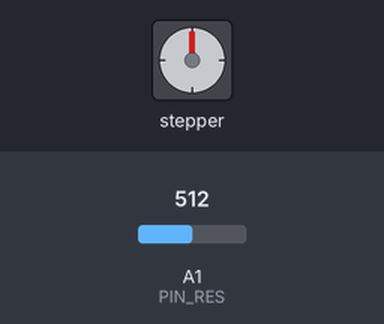
Recording of a sketch running on a simulated Arduino Uno, built with avr-gcc and run on an emulated ATmega328P. Parts: stepper motor. Wiring (inferred from the names in the program): stepper motor driver (200 steps per turn assumed): step pin 3; direction pin 2. The inputs (shaded band) are chosen by the test bench; at power-on: A1 (PIN_RES) = 512.

Above: at 1.2 s.
1.3 s: A1 (PIN_RES) set to 535
2.8 s: A1 (PIN_RES) set to 561
At 3.5 s:
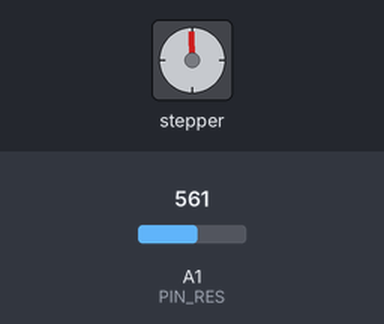
5.8 s: A1 (PIN_RES) set to 900
At 7.64 s:
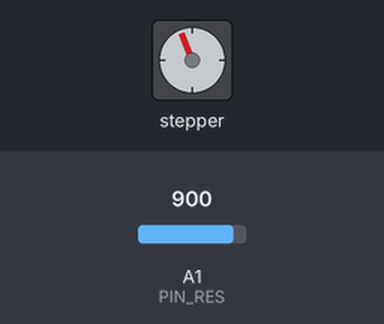
8.8 s: A1 (PIN_RES) set to 1023
At 9.19 s:
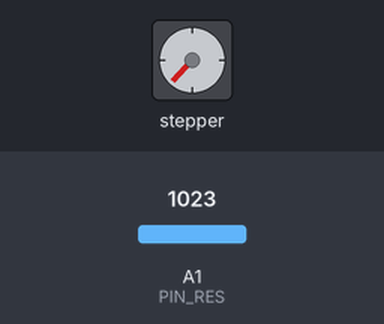
11.8 s: A1 (PIN_RES) set to 1002
At 12.49 s:
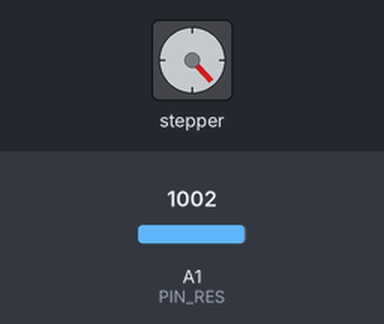
14.8 s: A1 (PIN_RES) set to 980
Timing chart, 0 to 25.3 s (numbered marks = the images above; inputs shaded):
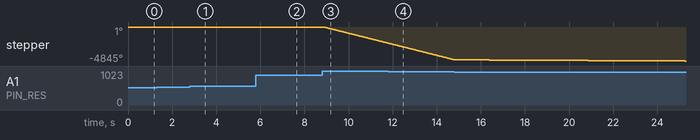

The sketch:

sketch.ino
```cpp
#define PIN_STEP 3  // Step pin from engine driver.
#define PIN_DIR  2  // Direction pin from engine driver.
#define PIN_RES  A1 // Pin from resistor.

int SPEED = 1; // Current speed.

// "Speeds" list.
int SPEEDS[] = {
  1,          // Max speed (to left).
  56,   56,   // 16 mm/min speed (to left).
  84,   84,   // 12 mm/min speed (to left).
  112,  112,  // 8  mm/min speed (to left).
  168,  168,  // 6  mm/min speed (to left).
  224,  224,  // 4  mm/min speed (to left).
  336,  336,  // 3  mm/min speed (to left).
  448,  448,  // 2  mm/min speed (to left).
  0,    0,    // Stop.
  -448, -448, // 2  mm/min speed (to right).
  -336, -336, // 3  mm/min speed (to right).
  -224, -224, // 4  mm/min speed (to right).
  -168, -168, // 6  mm/min speed (to right).
  -112, -112, // 8  mm/min speed (to right).
  -84,  -84,  // 12 mm/min speed (to right).
  -56,  -56,  // 16 mm/min speed (to right).
  -1          // Max speed (to right).
};

//Count elements of "Speeds" list.
int SIZE_SPEEDS = (
  sizeof(SPEEDS) / sizeof(int *)
);

void setup() {
  pinMode(PIN_STEP, OUTPUT); // Initialization Step pin.
  pinMode(PIN_DIR, OUTPUT); // Initialization Dir pin.
  pinMode(PIN_RES, INPUT); // Initialization Resistor pin.
  //Serial.begin(9600); // Initialization Serial (disabled).
}

void loop() {
  // Set current speed.
  SPEED=SPEEDS[
    round(
      analogRead(PIN_RES) / SIZE_SPEEDS
    )
  ];

  if(SPEED!=0){
    // Change direction.
    if(SPEED<0){ // To right.
      SPEED=SPEED*-1;
      digitalWrite(PIN_DIR, LOW);
    }else{ // To left.
      digitalWrite(PIN_DIR, HIGH);
    }

    // Step.
    digitalWrite(PIN_STEP, HIGH);
    delay(SPEED);
    digitalWrite(PIN_STEP, LOW);
    delay(SPEED);

    //logs(); // Print logs (disabled).
  }
}

void logs() {
  Serial.print("Speed: ");
  Serial.print(SPEED);
  Serial.print(" | Resistor: ");
  Serial.print(analogRead(PIN_RES));
  Serial.print(" | Current 'Speeds': ");
  Serial.print(
    round(
      analogRead(PIN_RES) / SIZE_SPEEDS
    )
  );
  Serial.print(" | Count 'Speeds': ");
  Serial.println(SIZE_SPEEDS);
}
```

Measured:
- after the input at 1.3 s, every drawn part: stays the same
